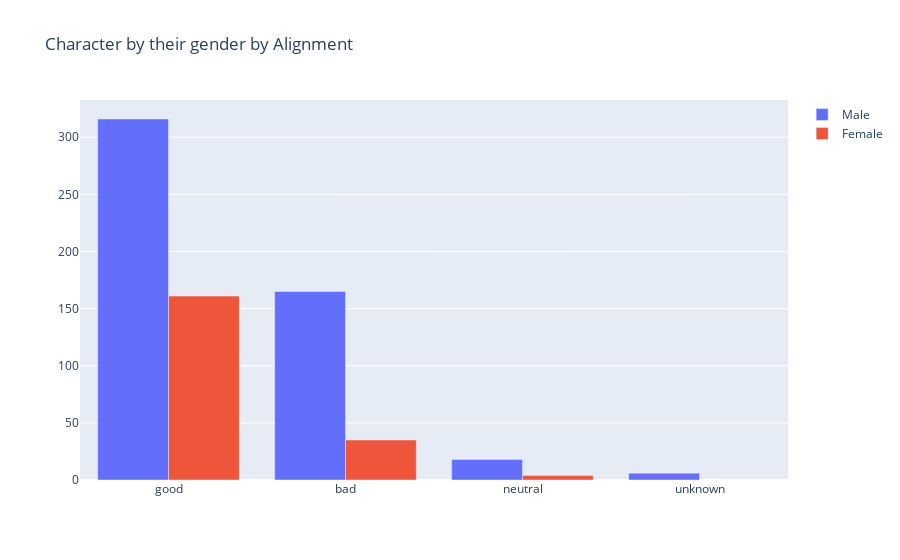

The notebook cell this image was saved under:
### Code cell
trace_m = go.Bar(
    x=male_df['Alignment'].value_counts().index,
    y=male_df['Alignment'].value_counts().values,
    name='Male'
)
trace_f = go.Bar(
    x=female_df['Alignment'].value_counts().index,
    y=female_df['Alignment'].value_counts().values,
    name='Female'
)

data_obj = [trace_m, trace_f]

layout = go.Layout(
    title="Character by their gender by Alignment",
    barmode='group'
)

fig = go.Figure(data=data_obj, layout=layout)
py.iplot(fig, filename="Gender by Alignment")

### Figure 1 — Plotly figure (JSON) as saved in the notebook; plotly's stock layout.template omitted (floating-point values rounded to 4 significant figures)
{"data": [{"name": "Male", "type": "bar", "x": ["good", "bad", "neutral", "unknown"], "y": [316, 165, 18, 6]}, {"name": "Female", "type": "bar", "x": ["good", "bad", "neutral"], "y": [161, 35, 4]}], "layout": {"barmode": "group", "title": {"text": "Character by their gender by Alignment"}}}
